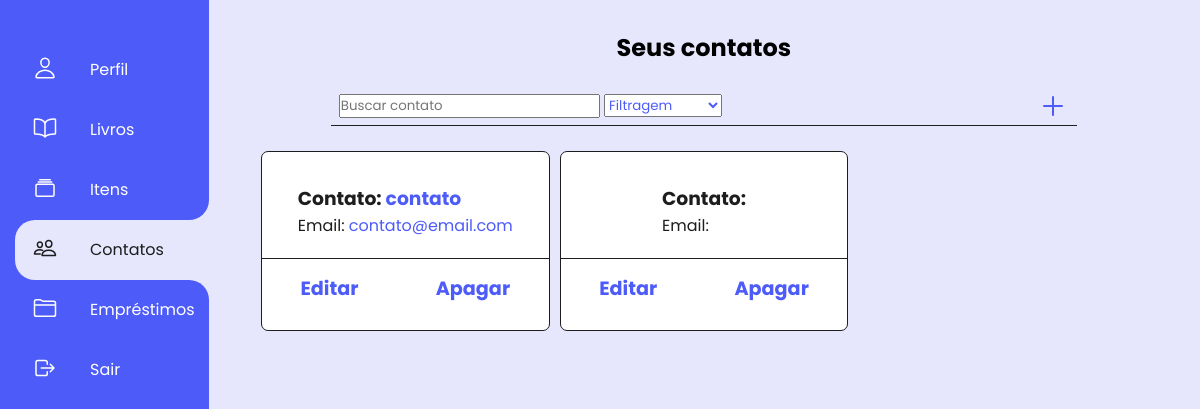
Page /acervo/contatos/ (signed in) on the earlier database version.
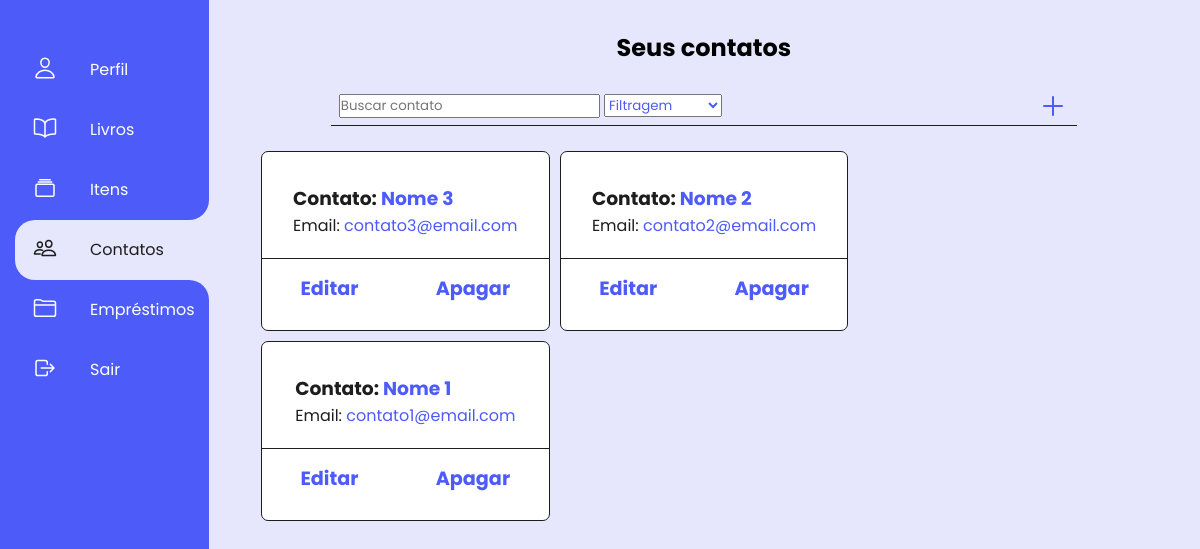
Same page on the later database version.
### app/models.py (models this page shows, shortened)
class Contact(models.Model):
    name = models.CharField(max_length=200)
    email = models.EmailField(max_length=250)
    created_at = models.DateTimeField(auto_now=True)
    edited_at = models.DateTimeField(default=timezone.now())
    user = models.ForeignKey(User, on_delete=models.CASCADE, default=None)

### app/views.py (the view)
# urls.py: path('contatos/', views.ContactsView.as_view(), name='contacts'),
class ContactsView(LoginRequiredMixin, TemplateView): # 4
    def get(self, request, *args, **kwargs):
        user = request.user
        contacts = Contact.objects.filter(user=user).order_by('-created_at')[:6]
        return render(request, 'app/contact/contacts.html', {'user': user, 'contacts': contacts}) #

### app/templates/app/contact/contacts.html (shortened to what this page needs)
{% extends "app/base.html" %}
{% load static %}
{% block styles %}
<link rel="stylesheet" href="{% static 'app/css/base.css' %}">
<link rel="stylesheet" href="{% static 'app/css/withModels.css' %}">
{% endblock styles %}
{% block contacts_menu %}
<li class="list active">
    <b></b>
    <b></b>
    <a href="{% url 'contacts' %}">
        <span class="icon">
            <ion-icon name="people-outline"></ion-icon>
        </span>
        <span class="tittle">Contatos</span>
    </a>
</li>
{% endblock contacts_menu %}
{% block content %}
<div class="get">
    <h2>Seus contatos</h2>
    <br>
    <div class="search-and-add">
        <form action="{% url 'search_contact' %}" method="post">
            <input type="text" class="search"
            placeholder="Buscar contato" name="search" value="{{search}}">
            <select name="filters" class="filters" onchange="this.form.submit()">
                <option class="fs-7" value="0" selected="selected" disabled>Filtragem</option>
            </select>
        </form>
        <a href="{% url 'create_contact' %}" class="icon">
            <ion-icon name="add-outline"></ion-icon>
        </a>
    </div>
    <ul class="content-list">
        {% for contact in contacts %}
        <li class="element-list">
            <div class="card-elements">
                <h3 class="card-title"><span class="card-span">Contato:</span> {{ contact.name }}</h3>
                <p class="card-body"><span class="card-span">Email:</span> {{ contact.email }}</p>
            </div>
            <div class="crud-options">
                <a href="{% url 'update_contact' contact.id %}" class="">Editar</a>
                <a href="{% url 'delete_contact' contact.id %}" class="">Apagar</a>
            </div>
        </li>
        {% endfor %}
    </ul>
</div>
{% endblock content %}

Differences in the rows shown:
removed Contact: name "contato", email "contato@email.com"
now on this page (row edited): Contact: name "Nome 3", email "contato3@email.com"
added Contact: name "Nome 2", email "contato2@email.com"
added Contact: name "Nome 1", email "contato1@email.com"
